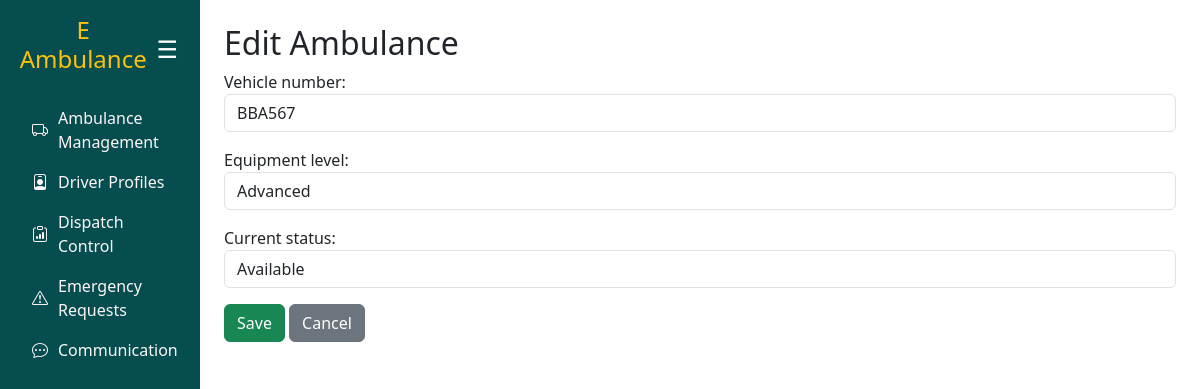
Page /ambulances/1/update/ on the committed database.
### ambulance/models.py (models this page shows, shortened)
class Ambulance(models.Model):
    AMBULANCE_STATUS = [
        ("available", "Available"),
        ("on_call", "On Call"),
        ("maintenance", "Maintenance"),
    ]
    EQUIPMENT_LEVELS = [
        ("basic", "Basic"),
        ("advanced", "Advanced"),
    ]
    ambulanceid = models.AutoField(primary_key=True)
    vehicle_number = models.CharField(max_length=50, unique=True)
    equipment_level = models.CharField(max_length=10, choices=EQUIPMENT_LEVELS)
    current_status = models.CharField(max_length=15, choices=AMBULANCE_STATUS, default="available")

### ambulance/views.py (the view)
# urls.py: path("ambulances/<int:pk>/update/", views.ambulance_update, name="ambulance_update"),
def ambulance_update(request, pk):
    ambulance = get_object_or_404(Ambulance, pk=pk)
    if request.method == "POST":
        form = AmbulanceForm(request.POST, instance=ambulance)
        if form.is_valid():
            form.save()
            return redirect("ambulance_list")
    else:
        form = AmbulanceForm(instance=ambulance)
    return render(request, "ambulance_form.html", {"form": form, "title": "Edit Ambulance"})

### ambulance/forms.py
class AmbulanceForm(forms.ModelForm):
    class Meta:
        model = Ambulance
        fields = ["vehicle_number", "equipment_level", "current_status"]
        widgets = {
            "vehicle_number": forms.TextInput(attrs={"class": "form-control"}),
            "equipment_level": forms.Select(attrs={"class": "form-control"}),
            "current_status": forms.Select(attrs={"class": "form-control"}),
        }

### ambulance/templates/ambulance_form.html (shortened to what this page needs)
{% extends "base.html" %}
{% block content %}
<h2>{{ title }}</h2>
<form method="post">
    {{ form.as_p }}
    <button type="submit" class="btn btn-success">Save</button>
    <a href="{% url 'ambulance_list' %}" class="btn btn-secondary">Cancel</a>
</form>
{% endblock %}

### ambulance/templates/base.html (style rules this page uses)
body { overflow-x: hidden; }

### rows in the picture
Ambulance: vehicle_number "BBA567", equipment_level "Advanced", current_status "Available"

### other values in the picture
{{ title }} "Edit Ambulance"
